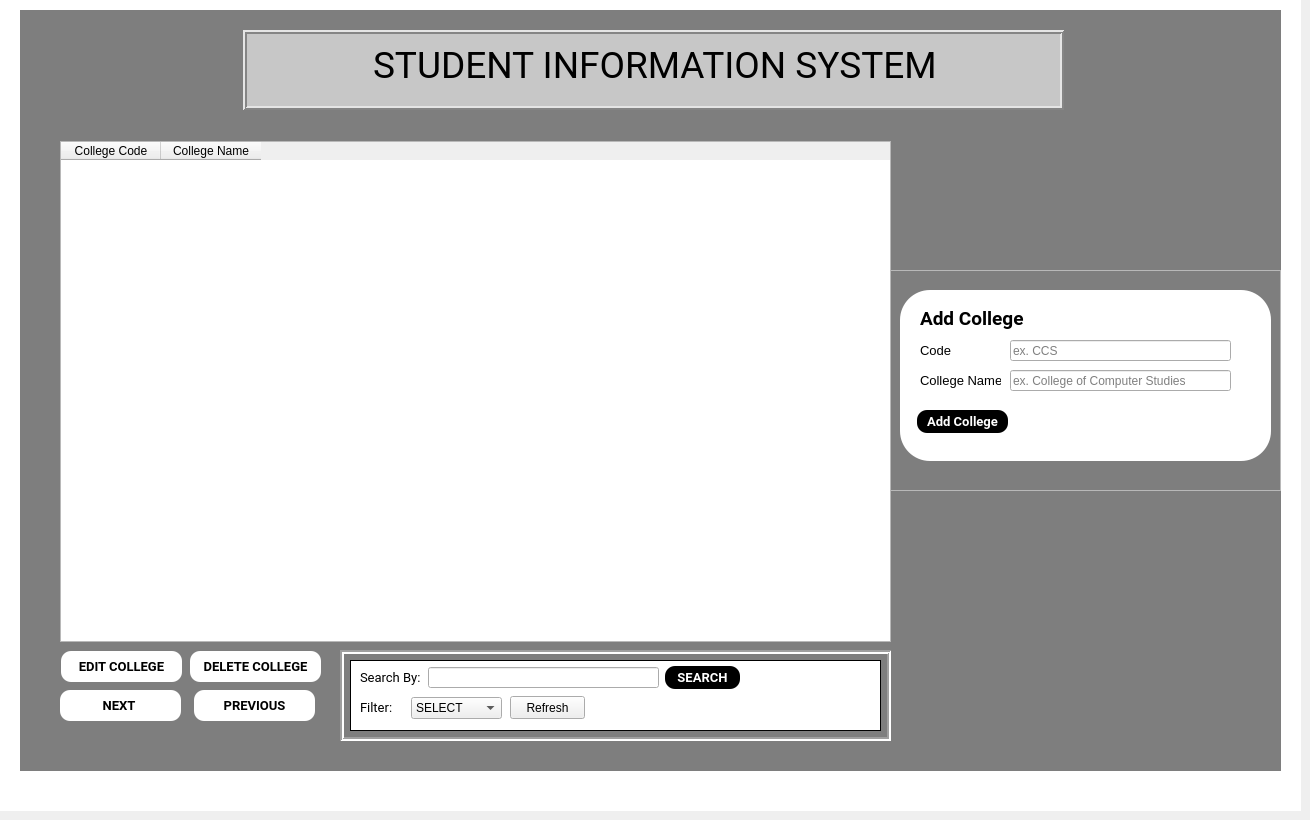
    <widget class="QWidget" name="College">
     <property name="sizePolicy">
      <sizepolicy hsizetype="Fixed" vsizetype="Fixed">
       <horstretch>0</horstretch>
       <verstretch>0</verstretch>
      </sizepolicy>
     </property>
     <attribute name="title">
      <string>COLLEGE</string>
     </attribute>
     <widget class="QLabel" name="Bground_2">
      <property name="geometry">
       <rect>
        <x>0</x>
        <y>0</y>
        <width>1301</width>
        <height>811</height>
       </rect>
      </property>
      <property name="sizePolicy">
       <sizepolicy hsizetype="Fixed" vsizetype="Fixed">
        <horstretch>0</horstretch>
        <verstretch>0</verstretch>
       </sizepolicy>
      </property>
      <property name="styleSheet">
       <string notr="true">background-color: rgb(255, 255, 255);</string>
      </property>
      <property name="text">
       <string/>
      </property>
     </widget>
     <widget class="QLabel" name="bgroujd2_2">
      <property name="geometry">
       <rect>
        <x>20</x>
        <y>10</y>
        <width>1261</width>
        <height>761</height>
       </rect>
      </property>
      <property name="sizePolicy">
       <sizepolicy hsizetype="Fixed" vsizetype="Fixed">
        <horstretch>0</horstretch>
        <verstretch>0</verstretch>
       </sizepolicy>
      </property>
      <property name="styleSheet">
       <string notr="true">background-color:rgb(126, 126, 126)</string>
      </property>
      <property name="text">
       <string/>
      </property>
     </widget>
     <widget class="QFrame" name="TITLEFRAME_2">
      <property name="geometry">
       <rect>
        <x>243</x>
        <y>30</y>
        <width>821</width>
        <height>80</height>
       </rect>
      </property>
      <property name="sizePolicy">
       <sizepolicy hsizetype="Fixed" vsizetype="Fixed">
        <horstretch>0</horstretch>
        <verstretch>0</verstretch>
       </sizepolicy>
      </property>
      <property name="styleSheet">
       <string notr="true">background-color: rgb(199, 199, 199)</string>
      </property>
      <property name="frameShape">
       <enum>QFrame::Box</enum>
      </property>
      <property name="frameShadow">
       <enum>QFrame::Raised</enum>
      </property>
      <property name="lineWidth">
       <number>2</number>
      </property>
      <widget class="QLabel" name="TITLE_2">
       <property name="geometry">
        <rect>
         <x>130</x>
         <y>10</y>
         <width>581</width>
         <height>51</height>
        </rect>
       </property>
       <property name="sizePolicy">
        <sizepolicy hsizetype="Fixed" vsizetype="Fixed">
         <horstretch>0</horstretch>
         <verstretch>0</verstretch>
        </sizepolicy>
       </property>
       <property name="font">
        <font>
         <family>Roboto</family>
         <pointsize>28</pointsize>
        </font>
       </property>
       <property name="text">
        <string>STUDENT INFORMATION SYSTEM</string>
       </property>
      </widget>
     </widget>
     <widget class="QPushButton" name="DeleteSt_2">
      <property name="geometry">
       <rect>
        <x>190</x>
        <y>651</y>
        <width>131</width>
        <height>31</height>
       </rect>
      </property>
      <property name="sizePolicy">
       <sizepolicy hsizetype="Fixed" vsizetype="Fixed">
        <horstretch>0</horstretch>
        <verstretch>0</verstretch>
       </sizepolicy>
      </property>
      <property name="font">
       <font>
        <family>Roboto</family>
        <pointsize>10</pointsize>
        <weight>75</weight>
        <bold>true</bold>
       </font>
      </property>
      <property name="styleSheet">
       <string notr="true">background-color:rgb(255, 255, 255);
color: rgb(0, 0, 0);
font-weight: bold;
border-radius: 10px;</string>
      </property>
      <property name="text">
       <string>DELETE COLLEGE</string>
      </property>
      <property name="checkable">
       <bool>false</bool>
      </property>
     </widget>
     <widget class="QPushButton" name="EditSt_2">
      <property name="geometry">
       <rect>
        <x>61</x>
        <y>651</y>
        <width>121</width>
        <height>31</height>
       </rect>
      </property>
      <property name="sizePolicy">
       <sizepolicy hsizetype="Fixed" vsizetype="Fixed">
        <horstretch>0</horstretch>
        <verstretch>0</verstretch>
       </sizepolicy>
      </property>
      <property name="font">
       <font>
        <family>Roboto</family>
        <pointsize>10</pointsize>
        <weight>75</weight>
        <bold>true</bold>
       </font>
      </property>
      <property name="styleSheet">
       <string notr="true">background-color:rgb(255, 255, 255);
color: rgb(0, 0, 0);
font-weight: bold;
border-radius: 10px;</string>
      </property>
      <property name="text">
       <string>EDIT COLLEGE</string>
      </property>
      <property name="checkable">
       <bool>false</bool>
      </property>
     </widget>
     <widget class="QFrame" name="frame_3">
      <property name="geometry">
       <rect>
        <x>340</x>
        <y>650</y>
        <width>551</width>
        <height>91</height>
       </rect>
      </property>
      <property name="sizePolicy">
       <sizepolicy hsizetype="Fixed" vsizetype="Fixed">
        <horstretch>0</horstretch>
        <verstretch>0</verstretch>
       </sizepolicy>
      </property>
      <property name="frameShape">
       <enum>QFrame::Box</enum>
      </property>
      <property name="frameShadow">
       <enum>QFrame::Sunken</enum>
      </property>
      <property name="lineWidth">
       <number>2</number>
      </property>
      <widget class="QLabel" name="label_11">
       <property name="geometry">
        <rect>
         <x>10</x>
         <y>10</y>
         <width>531</width>
         <height>71</height>
        </rect>
       </property>
       <property name="sizePolicy">
        <sizepolicy hsizetype="Fixed" vsizetype="Fixed">
         <horstretch>0</horstretch>
         <verstretch>0</verstretch>
        </sizepolicy>
       </property>
       <property name="styleSheet">
        <string notr="true">background-color: rgb(255, 255, 255);</string>
       </property>
       <property name="frameShape">
        <enum>QFrame::Box</enum>
       </property>
       <property name="text">
        <string/>
       </property>
      </widget>
      <widget class="QLabel" name="Search">
       <property name="geometry">
        <rect>
         <x>20</x>
         <y>17</y>
         <width>61</width>
         <height>21</height>
        </rect>
       </property>
       <property name="sizePolicy">
        <sizepolicy hsizetype="Fixed" vsizetype="Fixed">
         <horstretch>0</horstretch>
         <verstretch>0</verstretch>
        </sizepolicy>
       </property>
       <property name="font">
        <font>
         <family>Roboto</family>
         <pointsize>10</pointsize>
        </font>
       </property>
       <property name="text">
        <string>Search By:</string>
       </property>
      </widget>
      <widget class="QComboBox" name="Sortbox">
       <property name="geometry">
        <rect>
         <x>71</x>
         <y>47</y>
         <width>91</width>
         <height>22</height>
        </rect>
       </property>
       <property name="sizePolicy">
        <sizepolicy hsizetype="Fixed" vsizetype="Fixed">
         <horstretch>0</horstretch>
         <verstretch>0</verstretch>
        </sizepolicy>
       </property>
       <property name="editable">
        <bool>false</bool>
       </property>
       <item>
        <property name="text">
         <string>SELECT</string>
        </property>
       </item>
       <item>
        <property name="text">
         <string>COLLEGE CODE</string>
        </property>
       </item>
       <item>
        <property name="text">
         <string>COLLEGE NAME</string>
        </property>
       </item>
      </widget>
      <widget class="QLineEdit" name="Searchbox">
       <property name="geometry">
        <rect>
         <x>88</x>
         <y>17</y>
         <width>231</width>
         <height>21</height>
        </rect>
       </property>
       <property name="sizePolicy">
        <sizepolicy hsizetype="Fixed" vsizetype="Fixed">
         <horstretch>0</horstretch>
         <verstretch>0</verstretch>
        </sizepolicy>
       </property>
       <property name="placeholderText">
        <string/>
       </property>
      </widget>
      <widget class="QLabel" name="Sort">
       <property name="geometry">
        <rect>
         <x>20</x>
         <y>47</y>
         <width>51</width>
         <height>21</height>
        </rect>
       </property>
       <property name="sizePolicy">
        <sizepolicy hsizetype="Fixed" vsizetype="Fixed">
         <horstretch>0</horstretch>
         <verstretch>0</verstretch>
        </sizepolicy>
       </property>
       <property name="font">
        <font>
         <family>Roboto</family>
         <pointsize>10</pointsize>
        </font>
       </property>
       <property name="text">
        <string>Filter:</string>
       </property>
      </widget>
      <widget class="QPushButton" name="Searchbutton">
       <property name="geometry">
        <rect>
         <x>325</x>
         <y>16</y>
         <width>75</width>
         <height>23</height>
        </rect>
       </property>
       <property name="sizePolicy">
        <sizepolicy hsizetype="Fixed" vsizetype="Fixed">
         <horstretch>0</horstretch>
         <verstretch>0</verstretch>
        </sizepolicy>
       </property>
       <property name="font">
        <font>
         <family>Roboto</family>
         <pointsize>10</pointsize>
         <weight>75</weight>
         <bold>true</bold>
        </font>
       </property>
       <property name="styleSheet">
        <string notr="true">background-color:rgb(0, 0, 0);
color: rgb(255, 255, 255);
font-weight: bold;
border-radius: 10px;</string>
       </property>
       <property name="text">
        <string>SEARCH</string>
       </property>
      </widget>
      <widget class="QPushButton" name="CREFRESH">
       <property name="geometry">
        <rect>
         <x>170</x>
         <y>46</y>
         <width>75</width>
         <height>23</height>
        </rect>
       </property>
       <property name="text">
        <string>Refresh</string>
       </property>
      </widget>
     </widget>
     <widget class="QFrame" name="SIDEADD_3">
      <property name="geometry">
       <rect>
        <x>890</x>
        <y>270</y>
        <width>391</width>
        <height>221</height>
       </rect>
      </property>
      <property name="sizePolicy">
       <sizepolicy hsizetype="Fixed" vsizetype="Fixed">
        <horstretch>0</horstretch>
        <verstretch>0</verstretch>
       </sizepolicy>
      </property>
      <property name="frameShape">
       <enum>QFrame::StyledPanel</enum>
      </property>
      <property name="frameShadow">
       <enum>QFrame::Raised</enum>
      </property>
      <widget class="QLabel" name="BOXADD_3">
       <property name="geometry">
        <rect>
         <x>10</x>
         <y>20</y>
         <width>371</width>
         <height>171</height>
        </rect>
       </property>
       <property name="sizePolicy">
        <sizepolicy hsizetype="Fixed" vsizetype="Fixed">
         <horstretch>0</horstretch>
         <verstretch>0</verstretch>
        </sizepolicy>
       </property>
       <property name="styleSheet">
        <string notr="true">background-color: rgb(255, 255, 255);
border-radius: 30px;
</string>
       </property>
       <property name="text">
        <string/>
       </property>
      </widget>
      <widget class="QLabel" name="ADDSTUDENT_4">
       <property name="geometry">
        <rect>
         <x>30</x>
         <y>38</y>
         <width>121</width>
         <height>21</height>
        </rect>
       </property>
       <property name="sizePolicy">
        <sizepolicy hsizetype="Fixed" vsizetype="Fixed">
         <horstretch>0</horstretch>
         <verstretch>0</verstretch>
        </sizepolicy>
       </property>
       <property name="font">
        <font>
         <family>Roboto</family>
         <pointsize>14</pointsize>
         <weight>75</weight>
         <bold>true</bold>
        </font>
       </property>
       <property name="styleSheet">
        <string notr="true">font-weight: bold;
</string>
       </property>
       <property name="text">
        <string>Add College</string>
       </property>
      </widget>
      <widget class="QLabel" name="AddCCode">
       <property name="geometry">
        <rect>
         <x>30</x>
         <y>74</y>
         <width>47</width>
         <height>13</height>
        </rect>
       </property>
       <property name="sizePolicy">
        <sizepolicy hsizetype="Fixed" vsizetype="Fixed">
         <horstretch>0</horstretch>
         <verstretch>0</verstretch>
        </sizepolicy>
       </property>
       <property name="font">
        <font>
         <pointsize>10</pointsize>
        </font>
       </property>
       <property name="text">
        <string>Code</string>
       </property>
      </widget>
      <widget class="QLabel" name="CollegeN">
       <property name="geometry">
        <rect>
         <x>30</x>
         <y>102</y>
         <width>81</width>
         <height>16</height>
        </rect>
       </property>
       <property name="sizePolicy">
        <sizepolicy hsizetype="Fixed" vsizetype="Fixed">
         <horstretch>0</horstretch>
         <verstretch>0</verstretch>
        </sizepolicy>
       </property>
       <property name="font">
        <font>
         <pointsize>10</pointsize>
        </font>
       </property>
       <property name="text">
        <string>College Name</string>
       </property>
      </widget>
      <widget class="QLineEdit" name="AddCCodeBox">
       <property name="geometry">
        <rect>
         <x>120</x>
         <y>70</y>
         <width>221</width>
         <height>21</height>
        </rect>
       </property>
       <property name="sizePolicy">
        <sizepolicy hsizetype="Fixed" vsizetype="Fixed">
         <horstretch>0</horstretch>
         <verstretch>0</verstretch>
        </sizepolicy>
       </property>
       <property name="text">
        <string/>
       </property>
       <property name="placeholderText">
        <string>ex. CCS</string>
       </property>
      </widget>
      <widget class="QLineEdit" name="CollegeNbox">
       <property name="geometry">
        <rect>
         <x>120</x>
         <y>100</y>
         <width>221</width>
         <height>21</height>
        </rect>
       </property>
       <property name="sizePolicy">
        <sizepolicy hsizetype="Fixed" vsizetype="Fixed">
         <horstretch>0</horstretch>
         <verstretch>0</verstretch>
        </sizepolicy>
       </property>
       <property name="placeholderText">
        <string>ex. College of Computer Studies</string>
       </property>
      </widget>
      <widget class="QPushButton" name="AddCo">
       <property name="geometry">
        <rect>
         <x>27</x>
         <y>140</y>
         <width>91</width>
         <height>23</height>
        </rect>
       </property>
       <property name="sizePolicy">
        <sizepolicy hsizetype="Fixed" vsizetype="Fixed">
         <horstretch>0</horstretch>
         <verstretch>0</verstretch>
        </sizepolicy>
       </property>
       <property name="font">
        <font>
         <family>Roboto</family>
         <pointsize>10</pointsize>
         <weight>75</weight>
         <bold>true</bold>
        </font>
       </property>
       <property name="styleSheet">
        <string notr="true">background-color:rgb(0,0,0);
color: rgb(255, 255, 255);
font-weight: bold;
border-radius: 10px;</string>
       </property>
       <property name="text">
        <string>Add College</string>
       </property>
      </widget>
     </widget>
     <widget class="QTableWidget" name="COLLEGETABLE">
      <property name="geometry">
       <rect>
        <x>60</x>
        <y>141</y>
        <width>831</width>
        <height>501</height>
       </rect>
      </property>
      <property name="sizePolicy">
       <sizepolicy hsizetype="Preferred" vsizetype="Preferred">
        <horstretch>0</horstretch>
        <verstretch>0</verstretch>
       </sizepolicy>
      </property>
      <property name="sortingEnabled">
       <bool>true</bool>
      </property>
      <column>
       <property name="text">
        <string>College Code</string>
       </property>
      </column>
      <column>
       <property name="text">
        <string>College Name</string>
       </property>
      </column>
     </widget>
     <widget class="QPushButton" name="NextCollegeButton">
      <property name="geometry">
       <rect>
        <x>60</x>
        <y>690</y>
        <width>121</width>
        <height>31</height>
       </rect>
      </property>
      <property name="sizePolicy">
       <sizepolicy hsizetype="Preferred" vsizetype="Preferred">
        <horstretch>0</horstretch>
        <verstretch>0</verstretch>
       </sizepolicy>
      </property>
      <property name="font">
       <font>
        <family>Roboto</family>
        <pointsize>10</pointsize>
        <weight>75</weight>
        <bold>true</bold>
       </font>
      </property>
      <property name="layoutDirection">
       <enum>Qt::LeftToRight</enum>
      </property>
      <property name="styleSheet">
       <string notr="true">background-color:rgb(255, 255, 255);
color: rgb(0, 0, 0);
font-weight: bold;
border-radius: 10px;</string>
      </property>
      <property name="text">
       <string>NEXT </string>
      </property>
      <property name="checkable">
       <bool>false</bool>
      </property>
     </widget>
     <widget class="QPushButton" name="PrevCollegeButton">
      <property name="geometry">
       <rect>
        <x>194</x>
        <y>690</y>
        <width>121</width>
        <height>31</height>
       </rect>
      </property>
      <property name="sizePolicy">
       <sizepolicy hsizetype="Preferred" vsizetype="Preferred">
        <horstretch>0</horstretch>
        <verstretch>0</verstretch>
       </sizepolicy>
      </property>
      <property name="font">
       <font>
        <family>Roboto</family>
        <pointsize>10</pointsize>
        <weight>75</weight>
        <bold>true</bold>
       </font>
      </property>
      <property name="layoutDirection">
       <enum>Qt::LeftToRight</enum>
      </property>
      <property name="styleSheet">
       <string notr="true">background-color:rgb(255, 255, 255);
color: rgb(0, 0, 0);
font-weight: bold;
border-radius: 10px;</string>
      </property>
      <property name="text">
       <string>PREVIOUS</string>
      </property>
      <property name="checkable">
       <bool>false</bool>
      </property>
     </widget>
    </widget>
